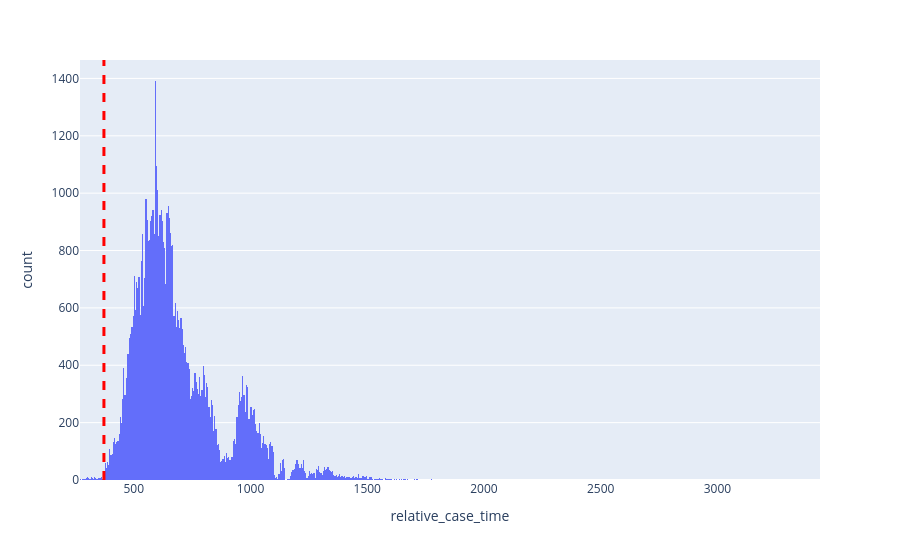

Source (notebook cell):
### Markdown cell above
### Target Analysis

### Code cell
import plotly.express as px
A_pending_events = event_log[event_log["concept:name"] == "Send for Credit Collection"]
fig = px.histogram(A_pending_events, x="relative_case_time")
fig.add_vline(x=372, line_width=3, line_dash="dash", line_color="red")
fig.show()

### Figure 1 — Plotly figure (JSON) as saved in the notebook; plotly's stock layout.template omitted (floating-point values rounded to 4 significant figures; data arrays with more than 128 entries replaced by an {"elided": "..."} marker saying what was removed)
{"data": [{"bingroup": "x", "hovertemplate": "relative_case_time=%{x}<br>count=%{y}<extra></extra>", "legendgroup": "", "marker": {"color": "#636efa", "pattern": {"shape": ""}}, "name": "", "orientation": "v", "showlegend": false, "type": "histogram", "x": {"elided": "59013 int values"}, "xaxis": "x", "yaxis": "y"}], "layout": {"barmode": "relative", "legend": {"tracegroupgap": 0}, "margin": {"t": 60}, "shapes": [{"line": {"color": "red", "dash": "dash", "width": 3}, "type": "line", "x0": 372, "x1": 372, "xref": "x", "y0": 0, "y1": 1, "yref": "y domain"}], "xaxis": {"anchor": "y", "domain": [0, 1], "title": {"text": "relative_case_time"}}, "yaxis": {"anchor": "x", "domain": [0, 1], "title": {"text": "count"}}}}
